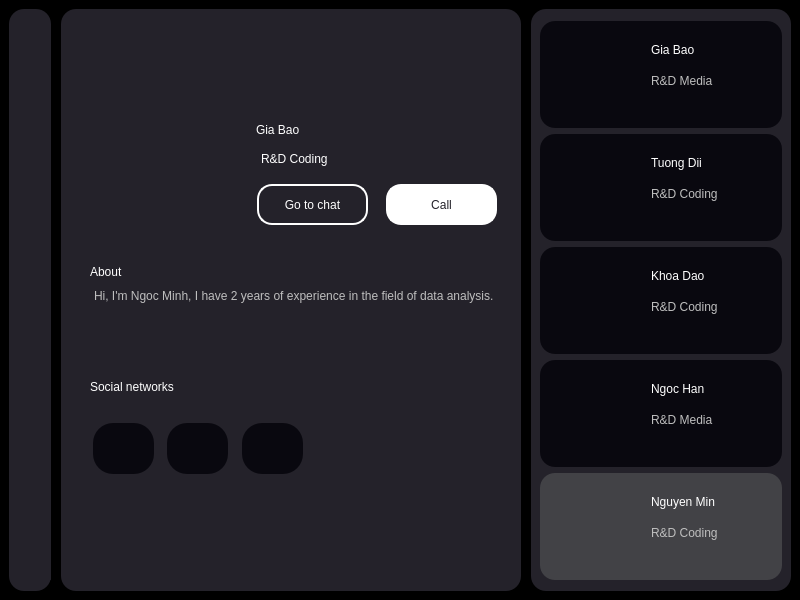
<?xml version="1.0" encoding="UTF-8"?>
<ui version="4.0">
 <class>MainWindow</class>
 <widget class="QMainWindow" name="MainWindow">
  <property name="geometry">
   <rect>
    <x>0</x>
    <y>0</y>
    <width>800</width>
    <height>600</height>
   </rect>
  </property>
  <property name="windowTitle">
   <string>MainWindow</string>
  </property>
  <widget class="QWidget" name="centralwidget">
   <property name="styleSheet">
    <string notr="true">background-color: black;</string>
   </property>
   <layout class="QHBoxLayout" name="horizontalLayout">
    <property name="spacing">
     <number>10</number>
    </property>
    <item>
     <widget class="QWidget" name="widget" native="true">
      <property name="minimumSize">
       <size>
        <width>42</width>
        <height>0</height>
       </size>
      </property>
      <property name="maximumSize">
       <size>
        <width>42</width>
        <height>16777215</height>
       </size>
      </property>
      <property name="styleSheet">
       <string notr="true">background-color: #24222A;
border-radius: 15px;</string>
      </property>
      <layout class="QVBoxLayout" name="verticalLayout">
       <item>
        <widget class="QWidget" name="widget_4" native="true">
         <widget class="QLabel" name="label_7">
          <property name="geometry">
           <rect>
            <x>0</x>
            <y>10</y>
            <width>20</width>
            <height>20</height>
           </rect>
          </property>
          <property name="text">
           <string/>
          </property>
          <property name="pixmap">
           <pixmap>../img/icons8-home-30.png</pixmap>
          </property>
          <property name="scaledContents">
           <bool>true</bool>
          </property>
         </widget>
         <widget class="QLabel" name="label_8">
          <property name="geometry">
           <rect>
            <x>0</x>
            <y>40</y>
            <width>20</width>
            <height>20</height>
           </rect>
          </property>
          <property name="text">
           <string/>
          </property>
          <property name="pixmap">
           <pixmap>../img/icons8-images-folder-48.png</pixmap>
          </property>
          <property name="scaledContents">
           <bool>true</bool>
          </property>
         </widget>
         <widget class="QLabel" name="label_9">
          <property name="geometry">
           <rect>
            <x>1</x>
            <y>70</y>
            <width>20</width>
            <height>20</height>
           </rect>
          </property>
          <property name="text">
           <string/>
          </property>
          <property name="pixmap">
           <pixmap>../img/icons8-friends-48.png</pixmap>
          </property>
          <property name="scaledContents">
           <bool>true</bool>
          </property>
         </widget>
        </widget>
       </item>
       <item>
        <widget class="QWidget" name="widget_5" native="true">
         <property name="minimumSize">
          <size>
           <width>40</width>
           <height>40</height>
          </size>
         </property>
         <property name="maximumSize">
          <size>
           <width>40</width>
           <height>40</height>
          </size>
         </property>
         <widget class="QLabel" name="label_6">
          <property name="geometry">
           <rect>
            <x>2</x>
            <y>16</y>
            <width>20</width>
            <height>20</height>
           </rect>
          </property>
          <property name="text">
           <string/>
          </property>
          <property name="pixmap">
           <pixmap>../img/icons8-qr-64.png</pixmap>
          </property>
          <property name="scaledContents">
           <bool>true</bool>
          </property>
         </widget>
        </widget>
       </item>
      </layout>
     </widget>
    </item>
    <item>
     <widget class="QWidget" name="widget_2" native="true">
      <property name="styleSheet">
       <string notr="true">background-color: #24222A;
border-radius: 15px;</string>
      </property>
      <layout class="QVBoxLayout" name="verticalLayout_3">
       <property name="leftMargin">
        <number>20</number>
       </property>
       <item>
        <widget class="QWidget" name="widget_6" native="true">
         <property name="minimumSize">
          <size>
           <width>0</width>
           <height>80</height>
          </size>
         </property>
         <property name="maximumSize">
          <size>
           <width>16777215</width>
           <height>80</height>
          </size>
         </property>
         <widget class="QPushButton" name="btn_back">
          <property name="geometry">
           <rect>
            <x>0</x>
            <y>19</y>
            <width>75</width>
            <height>24</height>
           </rect>
          </property>
          <property name="cursor">
           <cursorShape>PointingHandCursor</cursorShape>
          </property>
          <property name="text">
           <string/>
          </property>
          <property name="icon">
           <iconset>
            <normaloff>../img/icons8-left-arrow-50.png</normaloff>../img/icons8-left-arrow-50.png</iconset>
          </property>
          <property name="iconSize">
           <size>
            <width>30</width>
            <height>30</height>
           </size>
          </property>
         </widget>
        </widget>
       </item>
       <item>
        <widget class="QWidget" name="widget_7" native="true">
         <property name="minimumSize">
          <size>
           <width>0</width>
           <height>140</height>
          </size>
         </property>
         <property name="maximumSize">
          <size>
           <width>16777215</width>
           <height>140</height>
          </size>
         </property>
         <layout class="QHBoxLayout" name="horizontalLayout_2">
          <property name="topMargin">
           <number>0</number>
          </property>
          <property name="bottomMargin">
           <number>0</number>
          </property>
          <item>
           <widget class="QWidget" name="widget_11" native="true">
            <property name="minimumSize">
             <size>
              <width>160</width>
              <height>0</height>
             </size>
            </property>
            <property name="maximumSize">
             <size>
              <width>160</width>
              <height>16777215</height>
             </size>
            </property>
            <widget class="QLabel" name="label_60">
             <property name="geometry">
              <rect>
               <x>0</x>
               <y>-3</y>
               <width>130</width>
               <height>120</height>
              </rect>
             </property>
             <property name="text">
              <string/>
             </property>
             <property name="pixmap">
              <pixmap>../img/Minh.png</pixmap>
             </property>
             <property name="scaledContents">
              <bool>true</bool>
             </property>
            </widget>
           </widget>
          </item>
          <item>
           <widget class="QWidget" name="widget_12" native="true">
            <widget class="QLabel" name="label_61">
             <property name="geometry">
              <rect>
               <x>0</x>
               <y>10</y>
               <width>111</width>
               <height>31</height>
              </rect>
             </property>
             <property name="styleSheet">
              <string notr="true">font: 700 16pt &quot;Arial&quot;;
color: #ffffff;</string>
             </property>
             <property name="text">
              <string>Gia Bao</string>
             </property>
            </widget>
            <widget class="QLabel" name="label_62">
             <property name="enabled">
              <bool>true</bool>
             </property>
             <property name="geometry">
              <rect>
               <x>5</x>
               <y>45</y>
               <width>91</width>
               <height>20</height>
              </rect>
             </property>
             <property name="styleSheet">
              <string notr="true">font: 700 10pt &quot;Arial&quot;;
color: #ffffff;
</string>
             </property>
             <property name="text">
              <string>R&amp;D Coding</string>
             </property>
            </widget>
            <widget class="QPushButton" name="pushButton">
             <property name="geometry">
              <rect>
               <x>1</x>
               <y>80</y>
               <width>111</width>
               <height>41</height>
              </rect>
             </property>
             <property name="styleSheet">
              <string notr="true">border: 2px solid #ffffff;
font: 12pt &quot;Arial&quot;;
color: #ffffff;</string>
             </property>
             <property name="text">
              <string>Go to chat</string>
             </property>
            </widget>
            <widget class="QPushButton" name="pushButton_2">
             <property name="geometry">
              <rect>
               <x>130</x>
               <y>80</y>
               <width>111</width>
               <height>41</height>
              </rect>
             </property>
             <property name="styleSheet">
              <string notr="true">border: 2px solid #ffffff;
background-color: #ffffff;
font: 12pt &quot;Arial&quot;;
color: #24222A;</string>
             </property>
             <property name="text">
              <string>Call</string>
             </property>
            </widget>
           </widget>
          </item>
         </layout>
        </widget>
       </item>
       <item>
        <widget class="QWidget" name="widget_10" native="true">
         <property name="minimumSize">
          <size>
           <width>0</width>
           <height>100</height>
          </size>
         </property>
         <property name="maximumSize">
          <size>
           <width>16777215</width>
           <height>100</height>
          </size>
         </property>
         <layout class="QVBoxLayout" name="verticalLayout_4">
          <property name="topMargin">
           <number>15</number>
          </property>
          <item>
           <widget class="QLabel" name="label_66">
            <property name="enabled">
             <bool>true</bool>
            </property>
            <property name="styleSheet">
             <string notr="true">font: 700 15pt &quot;Arial&quot;;
color: #ffffff;</string>
            </property>
            <property name="text">
             <string>About</string>
            </property>
           </widget>
          </item>
          <item>
           <widget class="QPlainTextEdit" name="plainTextEdit">
            <property name="enabled">
             <bool>false</bool>
            </property>
            <property name="plainText">
             <string>Hi, I'm Ngoc Minh, I have 2 years of experience in the field of data analysis.</string>
            </property>
           </widget>
          </item>
         </layout>
        </widget>
       </item>
       <item>
        <widget class="QWidget" name="widget_8" native="true">
         <property name="minimumSize">
          <size>
           <width>0</width>
           <height>130</height>
          </size>
         </property>
         <property name="maximumSize">
          <size>
           <width>16777215</width>
           <height>130</height>
          </size>
         </property>
         <layout class="QVBoxLayout" name="verticalLayout_5">
          <property name="spacing">
           <number>0</number>
          </property>
          <property name="topMargin">
           <number>0</number>
          </property>
          <item>
           <widget class="QLabel" name="label_67">
            <property name="enabled">
             <bool>true</bool>
            </property>
            <property name="styleSheet">
             <string notr="true">font: 700 15pt &quot;Arial&quot;;
color: #ffffff;</string>
            </property>
            <property name="text">
             <string>Social networks</string>
            </property>
           </widget>
          </item>
          <item>
           <widget class="QWidget" name="widget_13" native="true">
            <property name="layoutDirection">
             <enum>Qt::LeftToRight</enum>
            </property>
            <widget class="QGraphicsView" name="graphicsView_6">
             <property name="geometry">
              <rect>
               <x>77</x>
               <y>6</y>
               <width>61</width>
               <height>51</height>
              </rect>
             </property>
             <property name="minimumSize">
              <size>
               <width>61</width>
               <height>51</height>
              </size>
             </property>
             <property name="maximumSize">
              <size>
               <width>61</width>
               <height>51</height>
              </size>
             </property>
             <property name="styleSheet">
              <string notr="true">border-radius: 20px;
background-color: #09080F;</string>
             </property>
            </widget>
            <widget class="QGraphicsView" name="graphicsView_7">
             <property name="geometry">
              <rect>
               <x>152</x>
               <y>6</y>
               <width>61</width>
               <height>51</height>
              </rect>
             </property>
             <property name="minimumSize">
              <size>
               <width>61</width>
               <height>51</height>
              </size>
             </property>
             <property name="maximumSize">
              <size>
               <width>61</width>
               <height>51</height>
              </size>
             </property>
             <property name="styleSheet">
              <string notr="true">border-radius: 20px;
background-color: #09080F;</string>
             </property>
            </widget>
            <widget class="QGraphicsView" name="graphicsView_5">
             <property name="geometry">
              <rect>
               <x>3</x>
               <y>6</y>
               <width>61</width>
               <height>51</height>
              </rect>
             </property>
             <property name="minimumSize">
              <size>
               <width>61</width>
               <height>51</height>
              </size>
             </property>
             <property name="maximumSize">
              <size>
               <width>61</width>
               <height>51</height>
              </size>
             </property>
             <property name="styleSheet">
              <string notr="true">border-radius: 20px;
background-color: #09080F;</string>
             </property>
            </widget>
            <widget class="QLabel" name="label_2">
             <property name="geometry">
              <rect>
               <x>20</x>
               <y>18</y>
               <width>25</width>
               <height>25</height>
              </rect>
             </property>
             <property name="styleSheet">
              <string notr="true">background-color: #09080F;</string>
             </property>
             <property name="text">
              <string/>
             </property>
             <property name="pixmap">
              <pixmap>../img/facebook.png</pixmap>
             </property>
             <property name="scaledContents">
              <bool>true</bool>
             </property>
            </widget>
            <widget class="QLabel" name="label_3">
             <property name="geometry">
              <rect>
               <x>95</x>
               <y>18</y>
               <width>25</width>
               <height>25</height>
              </rect>
             </property>
             <property name="styleSheet">
              <string notr="true">background-color: #09080F;</string>
             </property>
             <property name="text">
              <string/>
             </property>
             <property name="pixmap">
              <pixmap>../img/instagram.png</pixmap>
             </property>
             <property name="scaledContents">
              <bool>true</bool>
             </property>
            </widget>
            <widget class="QLabel" name="label_4">
             <property name="geometry">
              <rect>
               <x>170</x>
               <y>19</y>
               <width>25</width>
               <height>25</height>
              </rect>
             </property>
             <property name="styleSheet">
              <string notr="true">background-color: #09080F;</string>
             </property>
             <property name="text">
              <string/>
             </property>
             <property name="pixmap">
              <pixmap>../img/linkedin.png</pixmap>
             </property>
             <property name="scaledContents">
              <bool>true</bool>
             </property>
            </widget>
           </widget>
          </item>
         </layout>
        </widget>
       </item>
       <item>
        <widget class="QWidget" name="widget_9" native="true">
         <layout class="QHBoxLayout" name="horizontalLayout_3">
          <item>
           <widget class="QWidget" name="widget_14" native="true">
            <layout class="QVBoxLayout" name="verticalLayout_6">
             <property name="topMargin">
              <number>0</number>
             </property>
            </layout>
           </widget>
          </item>
          <item>
           <widget class="QWidget" name="widget_15" native="true">
            <property name="minimumSize">
             <size>
              <width>60</width>
              <height>0</height>
             </size>
            </property>
            <property name="maximumSize">
             <size>
              <width>60</width>
              <height>16777215</height>
             </size>
            </property>
           </widget>
          </item>
         </layout>
        </widget>
       </item>
      </layout>
     </widget>
    </item>
    <item>
     <widget class="QWidget" name="widget_3" native="true">
      <property name="minimumSize">
       <size>
        <width>260</width>
        <height>0</height>
       </size>
      </property>
      <property name="maximumSize">
       <size>
        <width>260</width>
        <height>16777215</height>
       </size>
      </property>
      <property name="styleSheet">
       <string notr="true">background-color: #24222A;
border-radius: 15px;</string>
      </property>
      <layout class="QVBoxLayout" name="verticalLayout_2">
       <property name="leftMargin">
        <number>9</number>
       </property>
       <property name="topMargin">
        <number>12</number>
       </property>
       <item>
        <widget class="QFrame" name="frame_11">
         <property name="maximumSize">
          <size>
           <width>16777215</width>
           <height>107</height>
          </size>
         </property>
         <property name="styleSheet">
          <string notr="true">background-color: #09080F;
border-radius: 15px;</string>
         </property>
         <property name="frameShape">
          <enum>QFrame::StyledPanel</enum>
         </property>
         <property name="frameShadow">
          <enum>QFrame::Raised</enum>
         </property>
         <widget class="QLabel" name="label_42">
          <property name="geometry">
           <rect>
            <x>8</x>
            <y>6</y>
            <width>100</width>
            <height>91</height>
           </rect>
          </property>
          <property name="text">
           <string/>
          </property>
          <property name="pixmap">
           <pixmap>../img/bao (2).png</pixmap>
          </property>
          <property name="scaledContents">
           <bool>true</bool>
          </property>
         </widget>
         <widget class="QLabel" name="label_43">
          <property name="geometry">
           <rect>
            <x>111</x>
            <y>19</y>
            <width>91</width>
            <height>20</height>
           </rect>
          </property>
          <property name="styleSheet">
           <string notr="true">font: 700 12pt &quot;Arial&quot;;
color: #ffffff;</string>
          </property>
          <property name="text">
           <string>Gia Bao</string>
          </property>
         </widget>
         <widget class="QLabel" name="label_44">
          <property name="enabled">
           <bool>false</bool>
          </property>
          <property name="geometry">
           <rect>
            <x>111</x>
            <y>50</y>
            <width>91</width>
            <height>20</height>
           </rect>
          </property>
          <property name="styleSheet">
           <string notr="true">font: 700 10pt &quot;Arial&quot;;
</string>
          </property>
          <property name="text">
           <string>R&amp;D Media</string>
          </property>
         </widget>
        </widget>
       </item>
       <item>
        <widget class="QFrame" name="frame_14">
         <property name="maximumSize">
          <size>
           <width>16777215</width>
           <height>107</height>
          </size>
         </property>
         <property name="styleSheet">
          <string notr="true">background-color: #09080F;
border-radius: 15px;</string>
         </property>
         <property name="frameShape">
          <enum>QFrame::StyledPanel</enum>
         </property>
         <property name="frameShadow">
          <enum>QFrame::Raised</enum>
         </property>
         <widget class="QLabel" name="label_57">
          <property name="geometry">
           <rect>
            <x>8</x>
            <y>6</y>
            <width>100</width>
            <height>91</height>
           </rect>
          </property>
          <property name="text">
           <string/>
          </property>
          <property name="pixmap">
           <pixmap>../img/TuongDii.png</pixmap>
          </property>
          <property name="scaledContents">
           <bool>true</bool>
          </property>
         </widget>
         <widget class="QLabel" name="label_58">
          <property name="geometry">
           <rect>
            <x>111</x>
            <y>19</y>
            <width>91</width>
            <height>20</height>
           </rect>
          </property>
          <property name="styleSheet">
           <string notr="true">font: 700 12pt &quot;Arial&quot;;
color: #ffffff;</string>
          </property>
          <property name="text">
           <string>Tuong Dii</string>
          </property>
         </widget>
         <widget class="QLabel" name="label_59">
          <property name="enabled">
           <bool>false</bool>
          </property>
          <property name="geometry">
           <rect>
            <x>111</x>
            <y>50</y>
            <width>91</width>
            <height>20</height>
           </rect>
          </property>
          <property name="styleSheet">
           <string notr="true">font: 700 10pt &quot;Arial&quot;;
</string>
          </property>
          <property name="text">
           <string>R&amp;D Coding</string>
          </property>
         </widget>
        </widget>
       </item>
       <item>
        <widget class="QFrame" name="frame_13">
         <property name="maximumSize">
          <size>
           <width>16777215</width>
           <height>107</height>
          </size>
         </property>
         <property name="styleSheet">
          <string notr="true">background-color: #09080F;
border-radius: 15px;</string>
         </property>
         <property name="frameShape">
          <enum>QFrame::StyledPanel</enum>
         </property>
         <property name="frameShadow">
          <enum>QFrame::Raised</enum>
         </property>
         <widget class="QLabel" name="label_54">
          <property name="geometry">
           <rect>
            <x>8</x>
            <y>6</y>
            <width>100</width>
            <height>91</height>
           </rect>
          </property>
          <property name="text">
           <string/>
          </property>
          <property name="pixmap">
           <pixmap>../img/khoa.png</pixmap>
          </property>
          <property name="scaledContents">
           <bool>true</bool>
          </property>
         </widget>
         <widget class="QLabel" name="label_55">
          <property name="geometry">
           <rect>
            <x>111</x>
            <y>19</y>
            <width>91</width>
            <height>20</height>
           </rect>
          </property>
          <property name="styleSheet">
           <string notr="true">font: 700 12pt &quot;Arial&quot;;
color: #ffffff;</string>
          </property>
          <property name="text">
           <string>Khoa Dao</string>
          </property>
         </widget>
         <widget class="QLabel" name="label_56">
          <property name="enabled">
           <bool>false</bool>
          </property>
          <property name="geometry">
           <rect>
            <x>111</x>
            <y>50</y>
            <width>91</width>
            <height>20</height>
           </rect>
          </property>
          <property name="styleSheet">
           <string notr="true">font: 700 10pt &quot;Arial&quot;;
</string>
          </property>
          <property name="text">
           <string>R&amp;D Coding</string>
          </property>
         </widget>
        </widget>
       </item>
       <item>
        <widget class="QFrame" name="frame_16">
         <property name="maximumSize">
          <size>
           <width>16777215</width>
           <height>107</height>
          </size>
         </property>
         <property name="styleSheet">
          <string notr="true">background-color: #09080F;
border-radius: 15px;</string>
         </property>
         <property name="frameShape">
          <enum>QFrame::StyledPanel</enum>
         </property>
         <property name="frameShadow">
          <enum>QFrame::Raised</enum>
         </property>
         <widget class="QLabel" name="label_63">
          <property name="geometry">
           <rect>
            <x>8</x>
            <y>6</y>
            <width>100</width>
            <height>91</height>
           </rect>
          </property>
          <property name="text">
           <string/>
          </property>
          <property name="pixmap">
           <pixmap>../img/chiHan.png</pixmap>
          </property>
          <property name="scaledContents">
           <bool>true</bool>
          </property>
         </widget>
         <widget class="QLabel" name="label_64">
          <property name="geometry">
           <rect>
            <x>111</x>
            <y>19</y>
            <width>91</width>
            <height>20</height>
           </rect>
          </property>
          <property name="styleSheet">
           <string notr="true">font: 700 12pt &quot;Arial&quot;;
color: #ffffff;</string>
          </property>
          <property name="text">
           <string>Ngoc Han</string>
          </property>
         </widget>
         <widget class="QLabel" name="label_65">
          <property name="enabled">
           <bool>false</bool>
          </property>
          <property name="geometry">
           <rect>
            <x>111</x>
            <y>50</y>
            <width>91</width>
            <height>20</height>
           </rect>
          </property>
          <property name="styleSheet">
           <string notr="true">font: 700 10pt &quot;Arial&quot;;
</string>
          </property>
          <property name="text">
           <string>R&amp;D Media</string>
          </property>
         </widget>
        </widget>
       </item>
       <item>
        <widget class="QFrame" name="frame_12">
         <property name="minimumSize">
          <size>
           <width>0</width>
           <height>107</height>
          </size>
         </property>
         <property name="maximumSize">
          <size>
           <width>16777215</width>
           <height>107</height>
          </size>
         </property>
         <property name="styleSheet">
          <string notr="true">background-color: #424246;
border-radius: 15px;</string>
         </property>
         <property name="frameShape">
          <enum>QFrame::StyledPanel</enum>
         </property>
         <property name="frameShadow">
          <enum>QFrame::Raised</enum>
         </property>
         <widget class="QLabel" name="label_45">
          <property name="geometry">
           <rect>
            <x>8</x>
            <y>6</y>
            <width>100</width>
            <height>91</height>
           </rect>
          </property>
          <property name="text">
           <string/>
          </property>
          <property name="pixmap">
           <pixmap>../img/Minh.png</pixmap>
          </property>
          <property name="scaledContents">
           <bool>true</bool>
          </property>
         </widget>
         <widget class="QLabel" name="label_46">
          <property name="geometry">
           <rect>
            <x>111</x>
            <y>19</y>
            <width>91</width>
            <height>20</height>
           </rect>
          </property>
          <property name="styleSheet">
           <string notr="true">font: 700 12pt &quot;Arial&quot;;
color: #ffffff;</string>
          </property>
          <property name="text">
           <string>Nguyen Min</string>
          </property>
         </widget>
         <widget class="QLabel" name="label_47">
          <property name="enabled">
           <bool>false</bool>
          </property>
          <property name="geometry">
           <rect>
            <x>111</x>
            <y>50</y>
            <width>91</width>
            <height>20</height>
           </rect>
          </property>
          <property name="styleSheet">
           <string notr="true">font: 700 10pt &quot;Arial&quot;;
</string>
          </property>
          <property name="text">
           <string>R&amp;D Coding</string>
          </property>
         </widget>
        </widget>
       </item>
      </layout>
     </widget>
    </item>
   </layout>
  </widget>
 </widget>
 <resources/>
 <connections/>
</ui>
